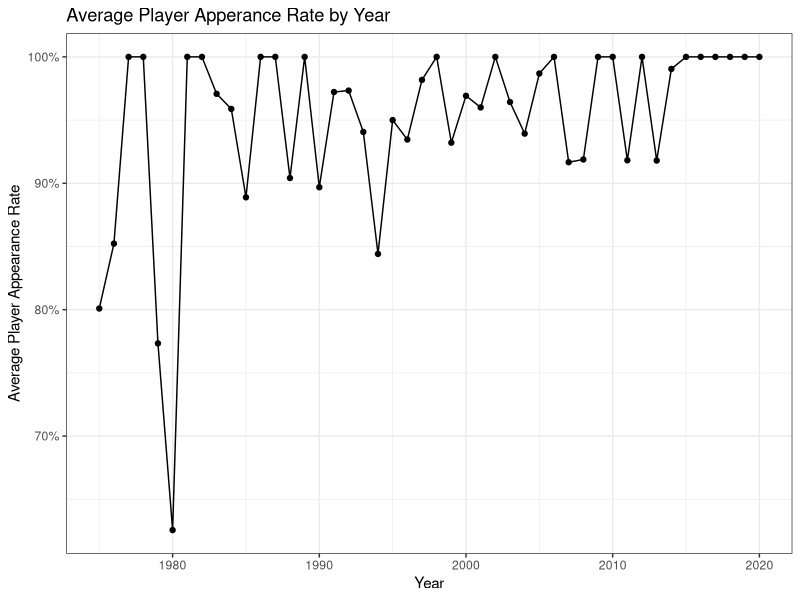

This figure's R source:
## ---- chunk 1
#| label: setup
#| warning: false
#| message: false

library(tidyverse)
library(ggplot2)
library(lubridate)

knitr::opts_chunk$set(echo = TRUE, warning=FALSE, message=FALSE)
## ---- chunk 2

snl_actors_orig<-read_csv("_data/snl_actors.csv")
snl_casts_orig<-read_csv("_data/snl_casts.csv")
snl_seasons_orig<-read_csv("_data/snl_seasons.csv")

## ---- chunk 3

snl_actors_orig
snl_casts_orig
snl_seasons_orig

## ---- chunk 4

snl_actors<-snl_actors_orig %>% 
  select(-url)

snl_casts<-snl_casts_orig %>% 
  select(-c(contains("epid"),season_fraction)) %>% 
  rename("n_episodes_player"="n_episodes")

snl_seasons<-snl_seasons_orig %>% 
  mutate(first_epid=ymd(first_epid)) %>% 
  mutate(last_epid=ymd(last_epid)) %>% 
  rename("n_episodes_season"="n_episodes")

head(snl_actors)
head(snl_casts)
head(snl_seasons)


## ---- chunk 5

snl_actors %>% 
  count(aid) %>% 
  filter(n>1)

snl_casts %>% 
  count(aid,sid) %>% 
  filter(n>1)

snl_seasons %>% 
  count(sid) %>% 
  filter(n>1)


## ---- chunk 6

nrow(snl_casts)
ncol(snl_casts) + ncol(snl_seasons) - 1

snl_casts_seas <- snl_casts %>% 
  left_join(snl_seasons,by="sid")

snl_casts_seas
dim(snl_casts_seas)


## ---- chunk 7

snl_casts_seas<-snl_casts_seas %>% 
  mutate(player_appearance_rate=(n_episodes_player/n_episodes_season))

snl_casts_seas


## ---- chunk 8

snl_casts_seas %>% 
  group_by(aid) %>% 
  summarise(mean_app_rate=mean(player_appearance_rate)) %>% 
  arrange(mean_app_rate) %>% 
  slice(1:10)


## ---- chunk 9

snl_casts_seas %>% 
  group_by(year) %>% 
  summarize(mean_seas_app_rate=mean(player_appearance_rate)) %>% 
  ggplot(aes(year,mean_seas_app_rate)) +
  geom_point() +
  geom_line() +
  theme_bw() +
  scale_y_continuous(labels = scales::percent) +
  labs(title="Average Player Apperance Rate by Year",
       x="Year",
       y="Average Player Appearance Rate")





